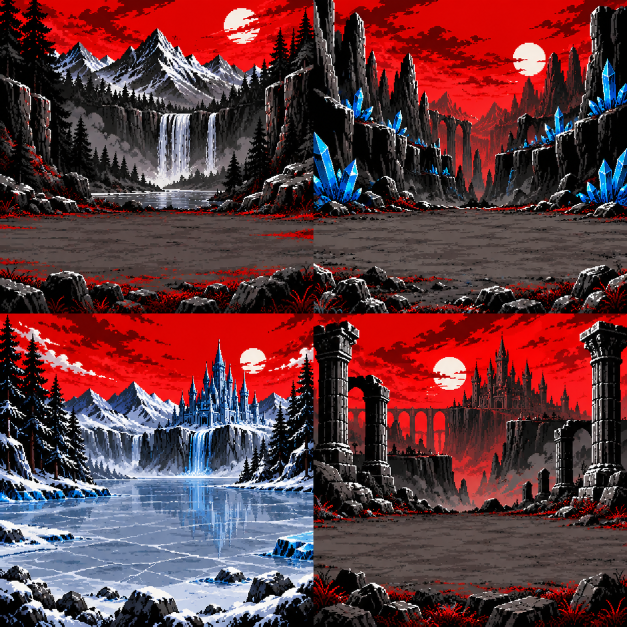
#> input picture art/crimson/source/world.png, 1254 x 1254 px (shown at 1/2 size); its folder holds 5 pictures in this run
$ python import-crimson-art.py
#> lines starting #> are read from the running program, lines starting #| are printed output that depends on the picture
"""Import reviewed ChatGPT originals using crop, alpha bounds and nearest scaling only."""
from pathlib import Path
from PIL import Image
import json, hashlib
ROOT=Path(__file__).resolve().parents[1]
SRC=ROOT/'art/crimson/source'; DST=ROOT/'assets/resources/ui/pastel'
FACES=['guardian','rowen','kael','sera','blade','helmet','breastplate','aura','ember-fox','stone-hawk','shade-wolf','crown','compass','gems','supplies','laurel']
ACTORS=['guardian','rowen','kael','sera','golem','forest-wolf','spectral-knight','flame-spirit','ember-fox','stone-hawk','shade-wolf','fairy','skeleton','tree-boss','ice-boss','crystal-boss']
ICONS=['sword','adventurer','armor','fox','heart','chest','cards','lightning','trophy','mail','settings','rebirth','egg','scroll','flag','lock']
records=[]
def split(file,folder,names,xs,ys,size,pad=True,custom=None):
#> called with file = 'world.png', folder = 'world', size = 480, pad = False
 source=SRC/file
 if not source.exists():return
 im=Image.open(source).convert('RGBA')
 if pad:assert im.getchannel('A').getextrema()==(0,255),file+' requires real alpha'
 for i,name in enumerate(names):
  col=i%(len(xs)-1);row=i//(len(xs)-1);bounds=custom[i] if custom else (xs[col],ys[row],xs[col+1],ys[row+1]);cell=im.crop(bounds);visible=None
  if pad:
   visible=cell.getchannel('A').point(lambda a:255 if a>32 else 0).getbbox();assert visible
   cell=cell.crop(visible);ratio=(size-12)/max(cell.size);cell=cell.resize((round(cell.width*ratio),round(cell.height*ratio)),Image.Resampling.NEAREST)
   result=Image.new('RGBA',(size,size));result.alpha_composite(cell,((size-cell.width)//2,size-cell.height-6 if folder=='actors' else (size-cell.height)//2))
  else:result=cell.resize((size,size),Image.Resampling.NEAREST)
  target=DST/folder/(name+'.png');assert target.with_suffix('.png.meta').exists();result.save(target)
  records.append({'source':str(source.relative_to(ROOT)),'file':str(target.relative_to(ROOT)),'crop':bounds,'visibleCrop':visible,'size':size,'sha256':hashlib.sha256(target.read_bytes()).hexdigest()})
#> this loop made 1 pass
#> pass 1, in split, `cell = im.crop(bounds)`:
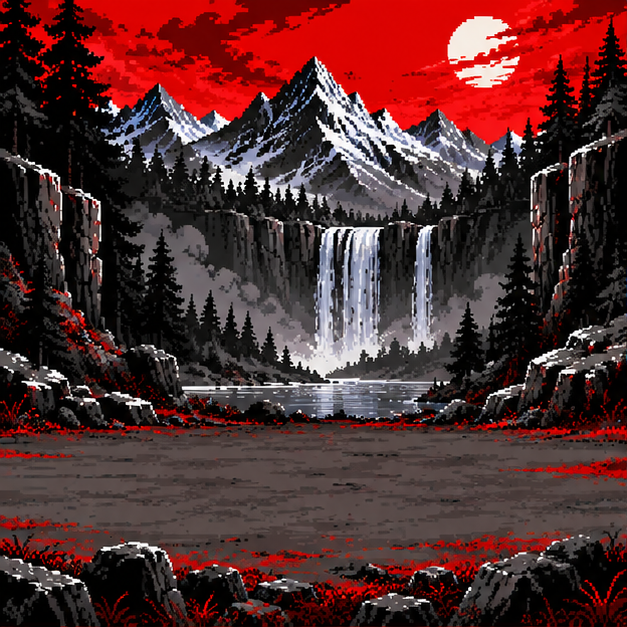
#> cell: PIL image 627x627 RGBA; mean R, G, B, A 84.2, 46.2, 46.7, 255
#> pass 1, in split, `else:result=cell.resize((size,size),Image.Resampling.NEAREST)`:
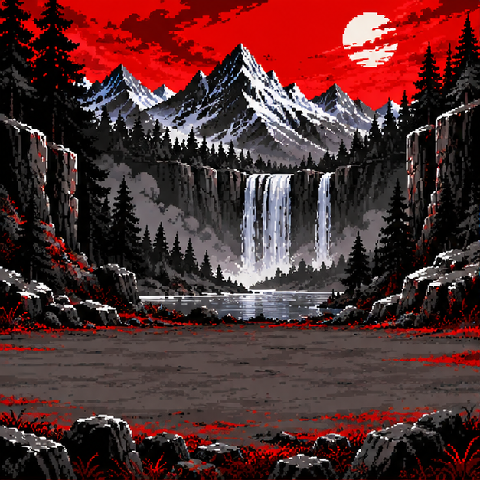
#> result: PIL image 480x480 RGBA; mean R, G, B, A 84.2, 46.2, 46.7, 255
#> after the loop, records = []
#> (the run stopped early here; a loop or call above may not have finished)
